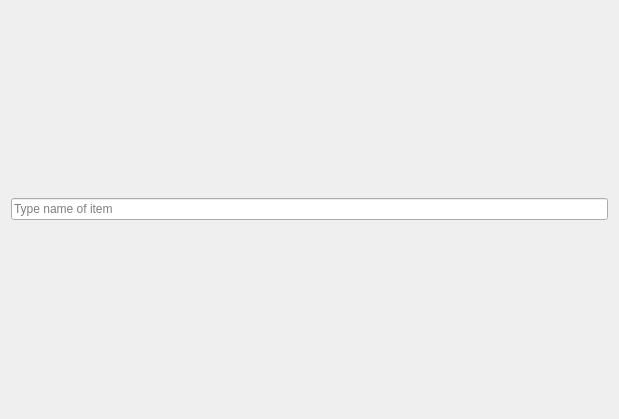
<?xml version="1.0" encoding="UTF-8"?>
<ui version="4.0">
 <class>SearchItemDialog</class>
 <widget class="QDialog" name="SearchItemDialog">
  <property name="geometry">
   <rect>
    <x>0</x>
    <y>0</y>
    <width>619</width>
    <height>419</height>
   </rect>
  </property>
  <property name="windowTitle">
   <string>Search Item</string>
  </property>
  <property name="modal">
   <bool>true</bool>
  </property>
  <layout class="QVBoxLayout" name="verticalLayout">
   <item>
    <widget class="QLineEdit" name="lineName">
     <property name="placeholderText">
      <string>Type name of item</string>
     </property>
    </widget>
   </item>
  </layout>
 </widget>
 <resources/>
 <connections/>
</ui>
